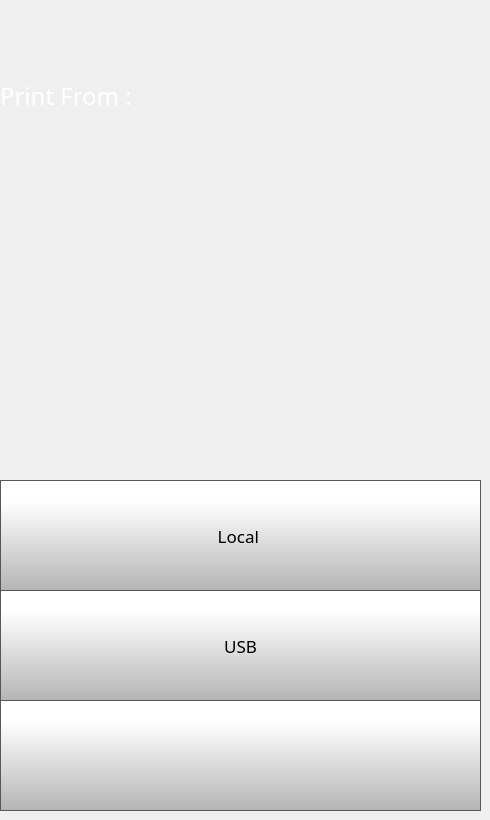
    <widget class="QWidget" name="printLocationPage">
     <widget class="QPushButton" name="fromUsbButton">
      <property name="geometry">
       <rect>
        <x>0</x>
        <y>590</y>
        <width>481</width>
        <height>111</height>
       </rect>
      </property>
      <property name="font">
       <font>
        <family>Gotham</family>
        <pointsize>13</pointsize>
       </font>
      </property>
      <property name="styleSheet">
       <string notr="true">QPushButton {
     border: 1px solid rgb(87, 87, 87);
	background-color: qlineargradient(spread:pad, x1:0, y1:1, x2:0, y2:0.188, stop:0 rgba(180, 180, 180, 255), stop:1 rgba(255, 255, 255, 255));



}

QPushButton:pressed {
    background-color: qlineargradient(x1: 0, y1: 0, x2: 0, y2: 1,
                                      stop: 0 #dadbde, stop: 1 #f6f7fa);
}

QPushButton:flat {
    border: none; /* no border for a flat push button */
}

QPushButton:default {
    border-color: navy; /* make the default button prominent */
}</string>
      </property>
      <property name="text">
       <string>USB</string>
      </property>
      <property name="icon">
       <iconset>
        <normaloff>templates/img/usb.png</normaloff>templates/img/usb.png</iconset>
      </property>
      <property name="iconSize">
       <size>
        <width>40</width>
        <height>40</height>
       </size>
      </property>
     </widget>
     <widget class="QLabel" name="printFromLabel">
      <property name="geometry">
       <rect>
        <x>0</x>
        <y>80</y>
        <width>231</width>
        <height>31</height>
       </rect>
      </property>
      <property name="font">
       <font>
        <family>Gotham</family>
        <pointsize>18</pointsize>
        <weight>50</weight>
        <bold>false</bold>
       </font>
      </property>
      <property name="styleSheet">
       <string notr="true">color: rgb(255, 255, 255);</string>
      </property>
      <property name="text">
       <string>Print From :</string>
      </property>
     </widget>
     <widget class="QPushButton" name="printLocationScreenBackButton">
      <property name="geometry">
       <rect>
        <x>0</x>
        <y>700</y>
        <width>481</width>
        <height>111</height>
       </rect>
      </property>
      <property name="minimumSize">
       <size>
        <width>0</width>
        <height>0</height>
       </size>
      </property>
      <property name="font">
       <font>
        <family>Gotham Light</family>
        <pointsize>9</pointsize>
       </font>
      </property>
      <property name="styleSheet">
       <string notr="true">QPushButton {
     border: 1px solid rgb(87, 87, 87);
	background-color: qlineargradient(spread:pad, x1:0, y1:1, x2:0, y2:0.188, stop:0 rgba(180, 180, 180, 255), stop:1 rgba(255, 255, 255, 255));


}

QPushButton:pressed {
    background-color: qlineargradient(x1: 0, y1: 0, x2: 0, y2: 1,
                                      stop: 0 #dadbde, stop: 1 #f6f7fa);
}

QPushButton:flat {
    border: none; /* no border for a flat push button */
}

QPushButton:default {
    border-color: navy; /* make the default button prominent */
}</string>
      </property>
      <property name="text">
       <string/>
      </property>
      <property name="icon">
       <iconset>
        <normaloff>templates/img/arrows-4.png</normaloff>templates/img/arrows-4.png</iconset>
      </property>
      <property name="iconSize">
       <size>
        <width>50</width>
        <height>50</height>
       </size>
      </property>
      <property name="checkable">
       <bool>false</bool>
      </property>
      <property name="autoDefault">
       <bool>false</bool>
      </property>
      <property name="default">
       <bool>false</bool>
      </property>
      <property name="flat">
       <bool>false</bool>
      </property>
     </widget>
     <widget class="QPushButton" name="fromLocalButton">
      <property name="geometry">
       <rect>
        <x>0</x>
        <y>480</y>
        <width>481</width>
        <height>111</height>
       </rect>
      </property>
      <property name="font">
       <font>
        <family>Gotham</family>
        <pointsize>13</pointsize>
       </font>
      </property>
      <property name="styleSheet">
       <string notr="true">QPushButton {
     border: 1px solid rgb(87, 87, 87);
	background-color: qlineargradient(spread:pad, x1:0, y1:1, x2:0, y2:0.188, stop:0 rgba(180, 180, 180, 255), stop:1 rgba(255, 255, 255, 255));



}

QPushButton:pressed {
    background-color: qlineargradient(x1: 0, y1: 0, x2: 0, y2: 1,
                                      stop: 0 #dadbde, stop: 1 #f6f7fa);
}

QPushButton:flat {
    border: none; /* no border for a flat push button */
}

QPushButton:default {
    border-color: navy; /* make the default button prominent */
}</string>
      </property>
      <property name="text">
       <string>Local </string>
      </property>
      <property name="icon">
       <iconset>
        <normaloff>templates/img/folder.png</normaloff>templates/img/folder.png</iconset>
      </property>
      <property name="iconSize">
       <size>
        <width>40</width>
        <height>40</height>
       </size>
      </property>
     </widget>
    </widget>
